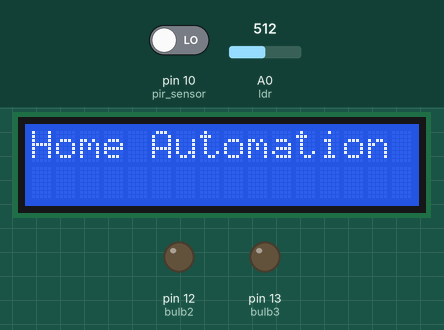
Simulated run of this sketch. Board: Arduino Uno, built with avr-gcc and run on an emulated ATmega328P. Shown: 16×2 character LCD, output pins drawn as LEDs (lit = HIGH). The test bench sets the inputs (shaded band); at power-on: pin 10 (pir_sensor) LOW, A0 (ldr) = 512. What the sketch prints to the serial monitor is not drawn.

Above: at 0.1 s.
At 3.2 s:
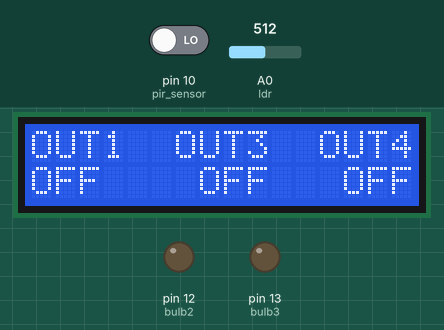
3.3 s: pin 10 (pir_sensor) driven HIGH
At 3.7 s:
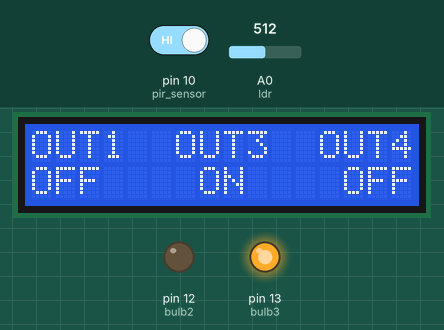
Timing chart, 0 to 6.3 s (numbered marks = the images above; inputs shaded):
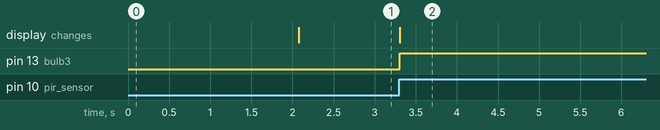

Measured:
- after the input at 3.3 s, pin 13 (bulb3): LOW → HIGH at once; the display: changes at once (image 2)

The sketch:

Ultimate_home_Automation.ino
```cpp
//Declaring libraris
#include<LiquidCrystal.h>
LiquidCrystal lcd(2,3,4,5,6,7);


int bulb1=11;
int bulb2=12;
int bulb3=13;
int pir_sensor = 10;
int ldr = A0;
int state = LOW;
int val = 0;
void setup() {
  lcd.begin(16,2);
  pinMode(pir_sensor, INPUT);
  pinMode(ldr,INPUT);
  Serial.begin(9600);
  pinMode(bulb3, OUTPUT);
  pinMode(bulb2,OUTPUT);

  //Initial Display
  lcd.setCursor(0,0);
  lcd.print("Home Automation");
  delay(2000);
  lcd.clear();
  lcd.print("OUT1  OUT3  OUT4");
  lcd.setCursor(0,1);
  lcd.print("OFF    OFF   OFF");

}

void loop() {

  lcd.setCursor(0,0);
  lcd.print("OUT1  OUT3  OUT4");

  // PIR_Sensor_operated_switch

  val = digitalRead(pir_sensor);
  if (val == HIGH) {
    digitalWrite(bulb3, HIGH);
     lcd.setCursor(7,1);
      lcd.print("ON    ");
   //LDR_sensor
  int val = analogRead(ldr);
  analogWrite(bulb2, val / 10 );
  Serial.println(val);
    delay(5000);

    if (state == LOW) {
      Serial.println("Motion detected!");
      state = HIGH;
    }
    delay(5000);
  }

   if (val==LOW){
    digitalWrite(bulb3, LOW);
     lcd.setCursor(7,1);
     lcd.print("OFF   ");
  //LDR_sensor
  int val = analogRead(ldr);
  analogWrite(bulb2, val / 10 );
  Serial.println(val);

   }


}
```
